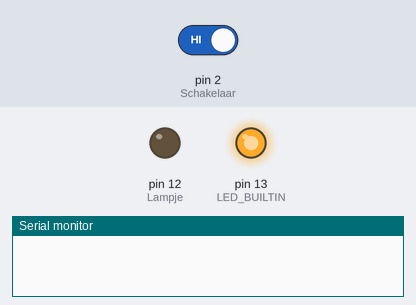
Recording of a sketch running on a simulated Arduino Uno, built with avr-gcc and run on an emulated ATmega328P. On the bench: output pins drawn as LEDs (lit = HIGH), the last lines printed to the serial monitor. The test bench sets the inputs (shaded band); at power-on: pin 2 (Schakelaar) HIGH.

Above: at 1.2 s.
1.3 s: pin 2 (Schakelaar) driven LOW
At 11.2 s:
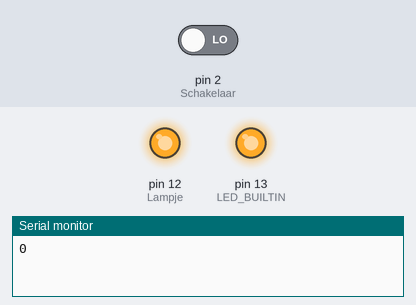
At 16.0 s:
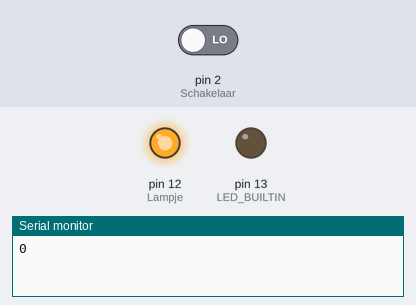
16.3 s: pin 2 (Schakelaar) driven HIGH
At 26.2 s:
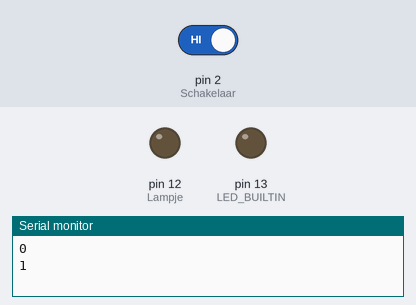
Timing chart, 0 to 36.5 s (numbered marks = the images above; inputs shaded):
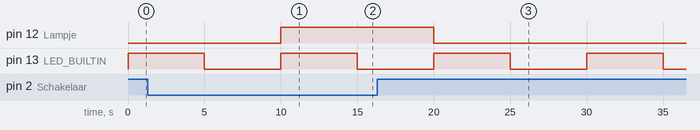

Measured:
- after the input at 1.3 s, pin 12 (Lampje): LOW → HIGH after 8.7 s
- after the input at 16.3 s, pin 12 (Lampje): HIGH → LOW after 3.7 s
- by itself, pin 13 (LED_BUILTIN): alternates HIGH for 5.0 s and LOW for 5.0 s

The sketch:

ArduinoBlink_DigitalInputPullup.ino
```cpp
/*
  Blink LED_BUILTIN + "Schakelaar" die "Lampje" stuurt

  LED_BUILTIN gaat aan voor 5s, daarna uit voor 5 s, herhalend.
  Schakelaar bedient INPUT 2 (wordt hier gebruikt met de ingebouwde pullup-weerstand)
  Wanneer de schakelaar (INPUT 2) bediend wordt, willen we dat het lampje brandt (OUTPUT 12)

  We stellen vast dat die programma niet werkt zoals we zouden verwachten.
  Lampje reageert heel traag op het signaal van de schakelaar.

  */

#define LED_BUILTIN 13
#define Lampje 12
#define Schakelaar 2

// de setup-functie runt 1 keer na reset of power-on

void setup() {
  //start de seriële connectie (monitorfunctie)
  Serial.begin(9600);
  // initialiseer inputs en outputs
  // schakelaar kan ook met een gewone INPUT geïnitialiseerd worden
  // Let wel: PULLUP-ingang is LOW als de schakelaar bediend wordt >> Ingang wordt verbonden met GND (werkt dus omgekeerd)
  // Voordeel: Input is niet zwevend wanneer de schakelaar open is

  pinMode(LED_BUILTIN, OUTPUT);
  pinMode(Lampje, OUTPUT);
  pinMode(Schakelaar, INPUT_PULLUP);

}

// de loop-function runt telkens opnieuw
void loop() {
  digitalWrite(LED_BUILTIN, HIGH);   // LED ON
  delay(5000);                       // wacht 5 seconden
  digitalWrite(LED_BUILTIN, LOW);    // LED OFF
  delay(5000);                       // wacht 5 seconden

  //lees de status van de schakelaar in een variabele
  int sensorVal = digitalRead(Schakelaar);
  //print de waarde in de seriële monitor (0 of 1)
  Serial.println(sensorVal);

  //Het Lampje reageert met een vertraging op het bedienen van de schakelaar ==> HOE KAN DAT?
  //Het probleem is de delay-functie. Tijdens delay doet de Arduino niets en checkt bijgevolg dus ook de status van de input niet meer
     if (sensorVal == HIGH) {
    digitalWrite(Lampje, LOW); // Pullup-ingang werkt omgekeerd >> HIGH > LOW
  } else {
    digitalWrite(Lampje, HIGH);
  }
}
```
